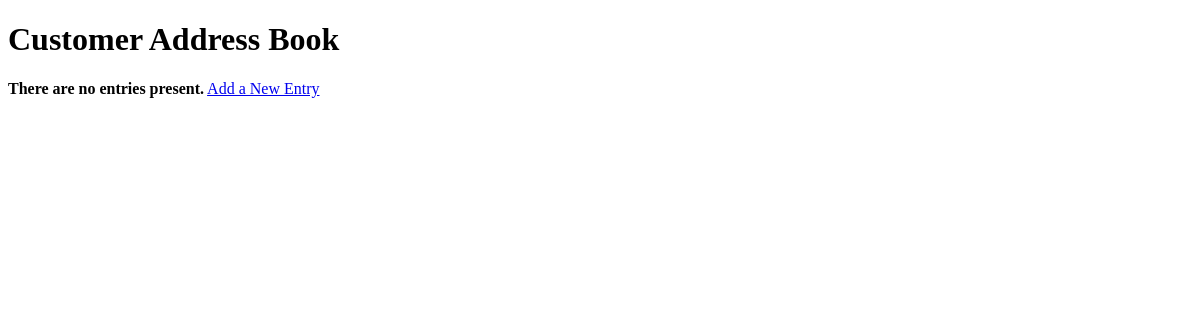
Page /address_book/ on the earlier database version.
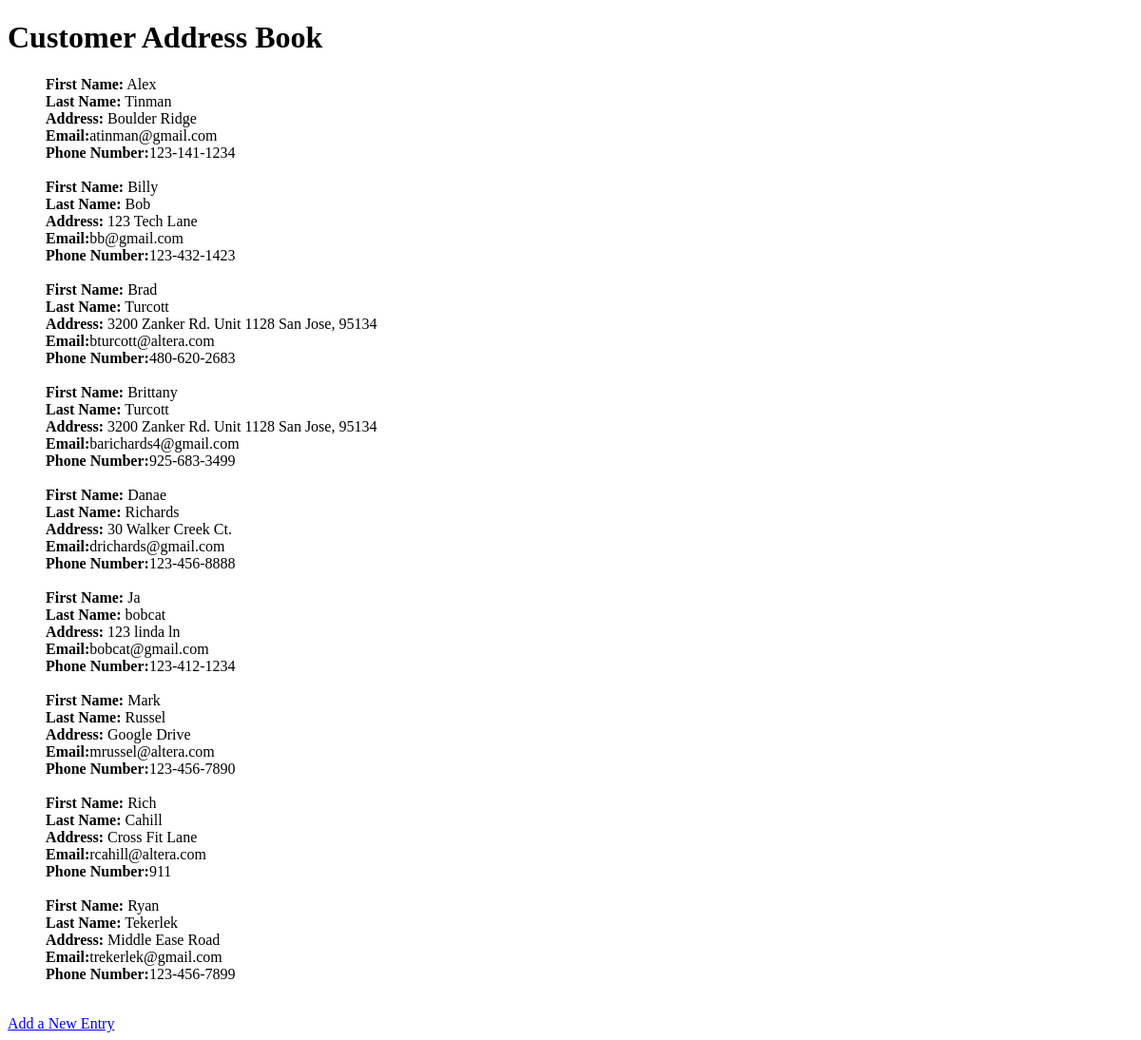
Same page on the later database version.
### address_book/models.py (models this page shows, shortened)
class Entry(models.Model):
	first_name = models.CharField(max_length = 25)
	last_name = models.CharField(max_length = 25)
	street_address = models.CharField(max_length = 150)
	email = models.EmailField(max_length = 254, unique=True)
	phone_number = models.CharField(max_length = 14, unique=True)

### address_book/views.py (the view)
def index(request):
	first_name_list = Entry.objects.order_by('first_name')
	last_name_list = Entry.objects.order_by('last_name')
	street_list = Entry.objects.order_by('street_address')
	email_list = Entry.objects.order_by('email')
	phone_number_list = Entry.objects.order_by('phone_number')
	context_dict = {'first_name': first_name_list,
		'last_name': last_name_list, 'street_address' : street_list, 'email': email_list, 'phone_number' : phone_number_list}
	return render(request, 'address_book/index.html', context_dict)

### templates/address_book/index.html (shortened to what this page needs)
{% extends 'base.html' %}
		{% block body_block %}
		<h1> Customer Address Book </h1>
		{% if first_name %}
			<ul>
			{% for entry in first_name %}
			<b>First Name:</b> {{entry.first_name}}<br>
			<b>Last Name:</b> {{entry.last_name}}<br>
			<b>Address:</b> {{entry.street_address}}<br>
			<b>Email:</b>{{entry.email}}<br>
			<b>Phone Number:</b>{{entry.phone_number}}<br>
			<br>
			{% endfor %}
			</ul>
		{% else %}
			<strong>There are no entries present.</strong>
		{% endif %}
		<a href="/address_book/add_entry/">Add a New Entry</a><br/>
		{% endblock %}

### templates/base.html (shortened to what this page needs)
<!DOCTYPE html>
<html>
<head>
</head>
<body>
		{% block body_block %}{% endblock %}
</body>
</html>

Differences in the rows shown:
added Entry: first_name "Alex", last_name "Tinman", street_address "Boulder Ridge", email "atinman@gmail.com", phone_number "123-141-1234"
added Entry: first_name "Billy", last_name "Bob", street_address "123 Tech Lane", email "bb@gmail.com", phone_number "123-432-1423"
added Entry: first_name "Brad", last_name "Turcott", street_address "3200 Zanker Rd. Unit 1128 San Jose, 95134", email "bturcott@altera.com", phone_number "480-620-2683"
added Entry: first_name "Brittany", last_name "Turcott", street_address "3200 Zanker Rd. Unit 1128 San Jose, 95134", email "barichards4@gmail.com", phone_number "925-683-3499"
added Entry: first_name "Danae", last_name "Richards", street_address "30 Walker Creek Ct.", email "drichards@gmail.com", phone_number "123-456-8888"
added Entry: first_name "Ja", last_name "bobcat", street_address "123 linda ln", email "bobcat@gmail.com", phone_number "123-412-1234"
added Entry: first_name "Mark", last_name "Russel", street_address "Google Drive", email "mrussel@altera.com", phone_number "123-456-7890"
added Entry: first_name "Rich", last_name "Cahill", street_address "Cross Fit Lane", email "rcahill@altera.com", phone_number "911"
added Entry: first_name "Ryan", last_name "Tekerlek", street_address "Middle Ease Road", email "trekerlek@gmail.com", phone_number "123-456-7899"
Other differences:
text no longer shown: "There are no entries present."
